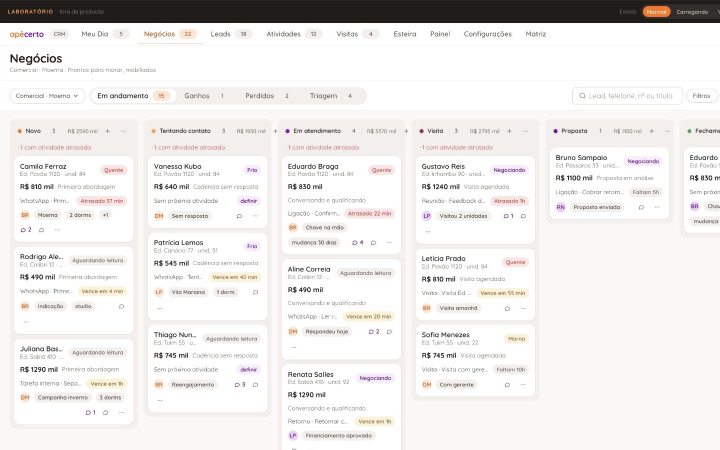
#> input picture deliverables/crm-v3-paridade-20260827/claude-design/claude-design-1440x900.png, 1440 x 900 px (shown at 1/2 size); its folder holds 3 pictures in this run
$ python compare_visuals.py
#> lines starting #> are read from the running program, lines starting #| are printed output that depends on the picture; pictures that were not available may be replaced by others from this repository, and a replacement may not be noted
"""Gera evidência visual normalizada do Funil local contra o Claude Design.

Desktop ignora apenas a barra preta do laboratório e a sidebar obrigatória do
ERP. A referência é redimensionada para a área útil do produto; por isso a
estatística serve para regressão estrutural, não como pixel-perfect de dados.
"""

from __future__ import annotations

import json
from pathlib import Path

from PIL import Image, ImageChops, ImageEnhance, ImageOps, ImageStat


ROOT = Path(__file__).resolve().parents[2]
REFERENCE = ROOT / "deliverables/crm-v3-paridade-20260827/claude-design"
EVIDENCE = ROOT / "deliverables/crm-correcao-6-2-para-10/visual-round-2"


def normalize(reference: Image.Image, actual: Image.Image, viewport: int):
    if viewport > 900:
        reference = reference.crop((0, 46, reference.width, reference.height))
        actual = actual.crop((228, 0, actual.width, actual.height))
    reference = ImageOps.fit(reference, actual.size, method=Image.Resampling.LANCZOS)
    return reference.convert("RGB"), actual.convert("RGB")


def compare(viewport: int, height: int):
#> called with viewport = 1440, height = 900
    reference_path = REFERENCE / f"claude-design-{viewport}x{height}.png"
    actual_path = EVIDENCE / f"final-corretor-normal-{viewport}x{height}.png"
    reference, actual = normalize(Image.open(reference_path), Image.open(actual_path), viewport)
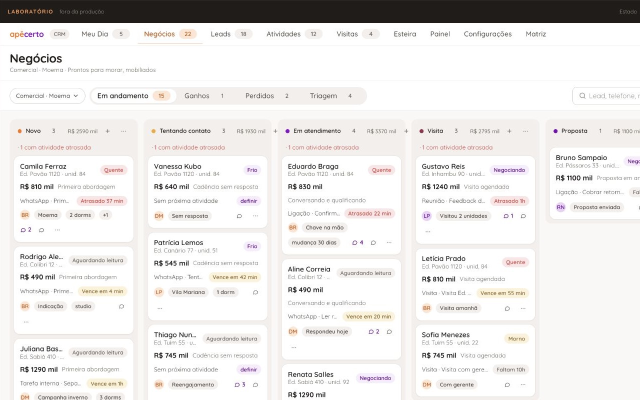
#> input picture deliverables/crm-v3-paridade-20260827/claude-design/claude-design-1280x800.png, 1280 x 800 px, given in place of final-corretor-normal-1440x900.png, which was not available (shown at 1/2 size)

    side = Image.new("RGB", (reference.width * 2, reference.height), "white")
#> side: PIL image 2104x800 RGB; every value is 255
    side.paste(reference, (0, 0))
    side.paste(actual, (reference.width, 0))
    side.save(EVIDENCE / f"side-by-side-{viewport}x{height}.png")

    Image.blend(reference, actual, 0.5).save(EVIDENCE / f"overlay-50-{viewport}x{height}.png")
    raw_diff = ImageChops.difference(reference, actual)
    ImageEnhance.Contrast(raw_diff).enhance(2.2).save(EVIDENCE / f"diff-{viewport}x{height}.png")
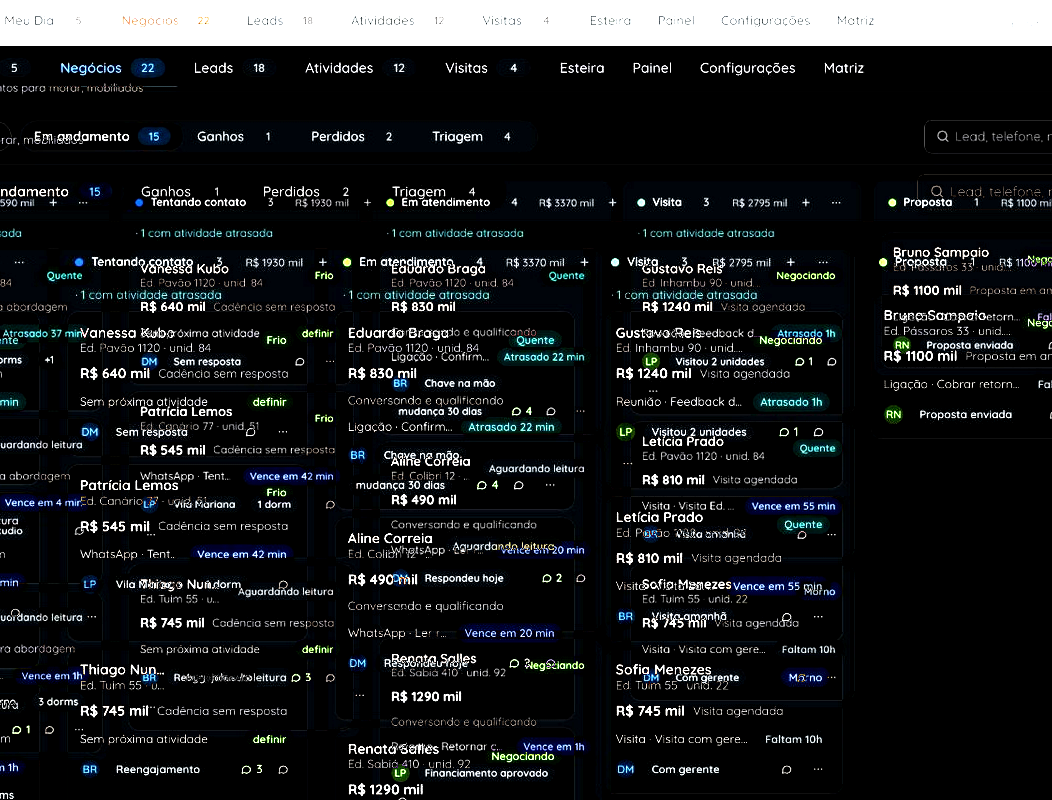
#> saved as diff-1440x900.png: PIL image 1052x800 RGB; mean R, G, B 27.9, 29.9, 31.4

    stat = ImageStat.Stat(raw_diff)
    mean = sum(stat.mean) / len(stat.mean)
#> mean = 26.43
    luminance = raw_diff.convert("L")
    pixels = luminance.get_flattened_data() if hasattr(luminance, "get_flattened_data") else luminance.getdata()
    changed = sum(1 for pixel in pixels if pixel > 16)
#> changed = 171267
    total = raw_diff.width * raw_diff.height
#> total = 841600
    return {
        "viewport": f"{viewport}x{height}",
        "comparison_size": list(actual.size),
        "mean_absolute_rgb_difference": round(mean, 3),
        "pixels_over_threshold_16_percent": round(changed * 100 / total, 3),
        "normalization": "Claude sem barra do laboratório; produção sem sidebar ERP" if viewport > 900 else "viewport integral",
    }


if __name__ == "__main__":
    results = [compare(1440, 900), compare(1280, 800), compare(390, 843)]
#> call 2 of compare, with viewport = 1280, height = 800
#> in compare (call 2), `side = Image.new("RGB", (reference.width * 2, reference.height), "whit..`: side: PIL image 2424x900 RGB; every value is 255
#> in compare (call 2), `ImageEnhance.Contrast(raw_diff).enhance(2.2).save(EVIDENCE / f"diff-{v..`:
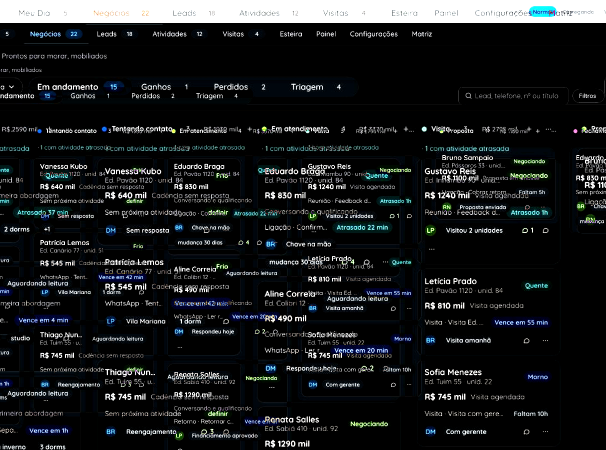
#> saved as diff-1280x800.png: PIL image 1212x900 RGB (shown at 1/2 size); mean R, G, B 26.2, 28.3, 29.6
#> in compare (call 2), `mean = sum(stat.mean) / len(stat.mean)`: mean = 24.19
#> in compare (call 2), `luminance = raw_diff.convert("L")`:
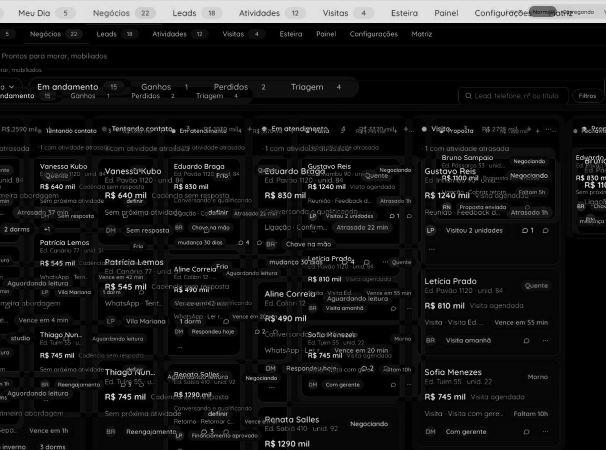
#> luminance: PIL image 1212x900 L (shown at 1/2 size); min 0, max 255, mean 24
#> in compare (call 2), `changed = sum(1 for pixel in pixels if pixel > 16)`: changed = 206830
#> call 3 of compare, with viewport = 390, height = 843
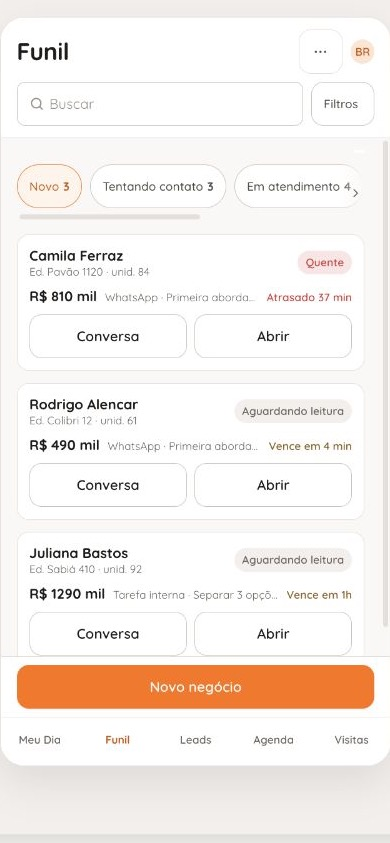
#> input picture deliverables/crm-v3-paridade-20260827/claude-design/claude-design-390x843.png, 390 x 843 px
#> in compare, actual is the input picture: PIL image 1440x900 RGB; mean R, G, B 235.7, 234, 232.5
#> in compare (call 3), `side = Image.new("RGB", (reference.width * 2, reference.height), "whit..`: side: PIL image 2880x900 RGB; every value is 255
#> in compare (call 3), `side.paste(actual, (reference.width, 0))`:
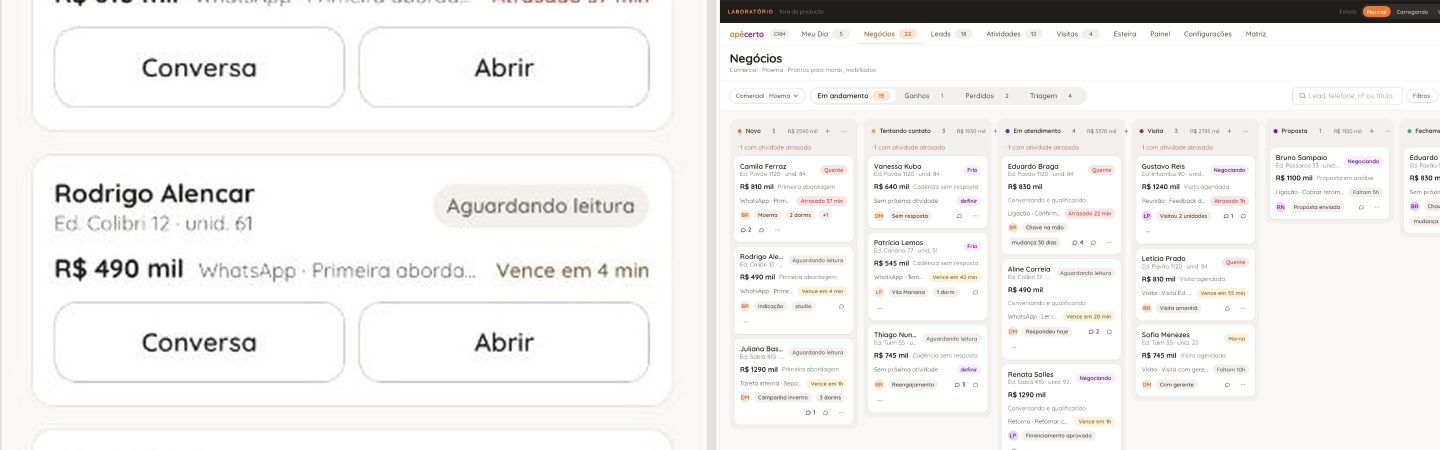
#> side: PIL image 2880x900 RGB (shown at 1/2 size); mean R, G, B 241.4, 240.2, 239.1
#> in compare (call 3), `ImageEnhance.Contrast(raw_diff).enhance(2.2).save(EVIDENCE / f"diff-{v..`:
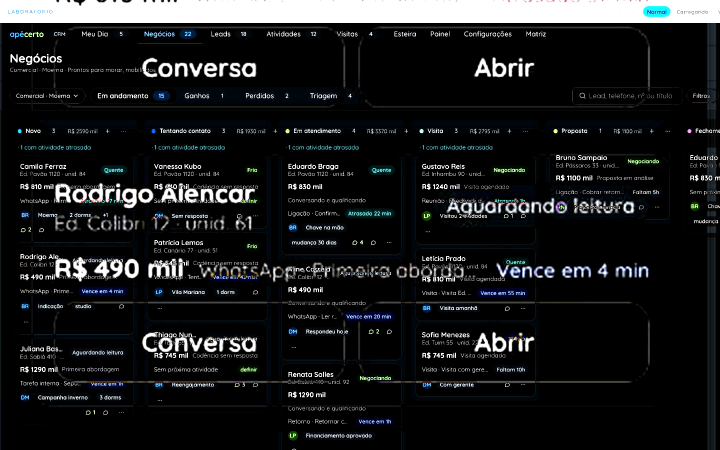
#> saved as diff-390x843.png: PIL image 1440x900 RGB (shown at 1/2 size); mean R, G, B 26.6, 27.9, 28.9
#> in compare (call 3), `mean = sum(stat.mean) / len(stat.mean)`: mean = 24.56
#> in compare (call 3), `changed = sum(1 for pixel in pixels if pixel > 16)`: changed = 256208
    (EVIDENCE / "visual-diff-metrics.json").write_text(
        json.dumps(results, ensure_ascii=False, indent=2) + "\n", encoding="utf-8"
    )
    print(json.dumps(results, ensure_ascii=False, indent=2))
#> (printed output is left out)
